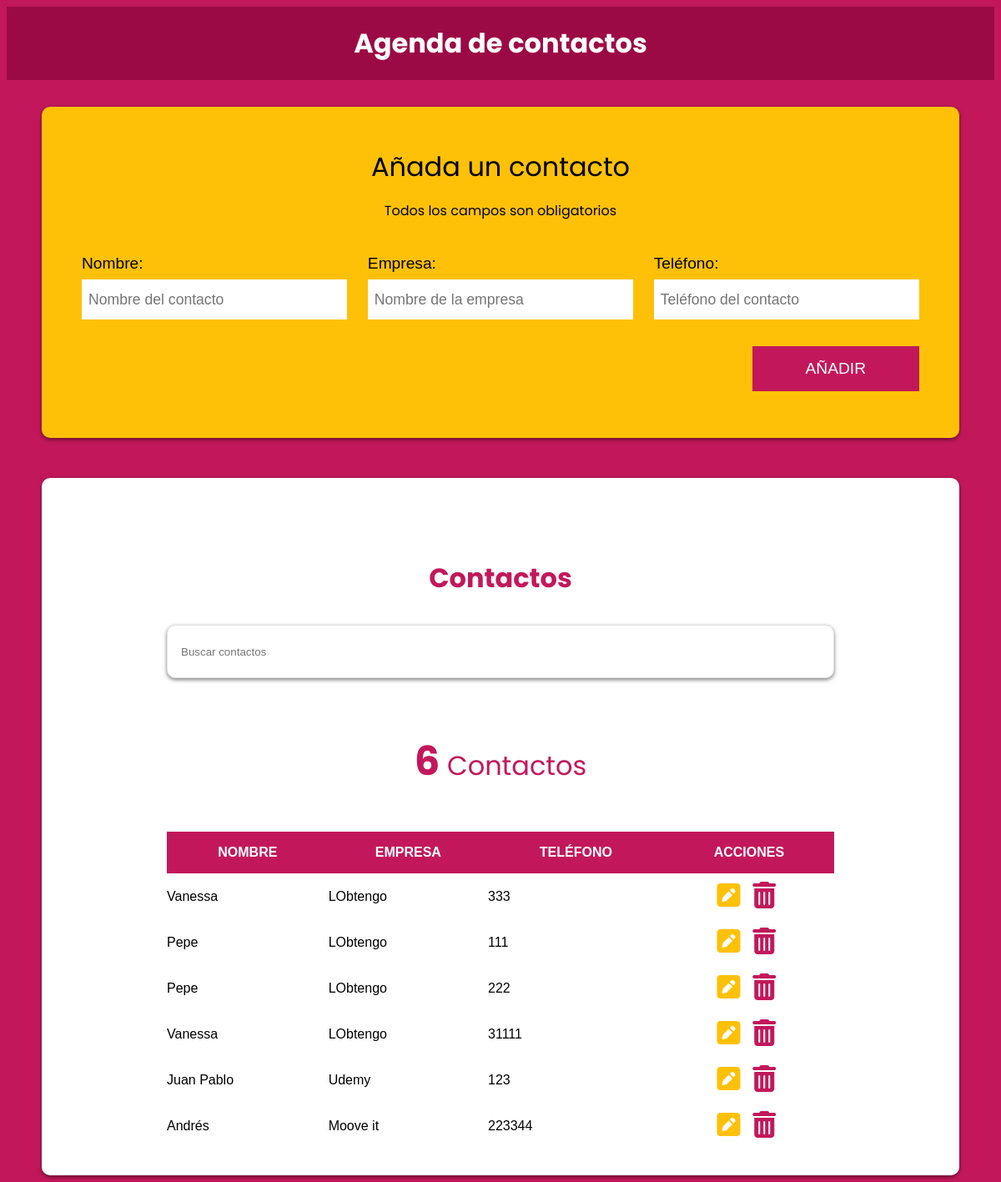
/agendaphp/index.php, run on the app's committed database.
### tables this page shows
CREATE TABLE `contactos` (
  `id` int(11) NOT NULL,
  `nombre` varchar(60) NOT NULL,
  `empresa` varchar(50) NOT NULL,
  `telefono` varchar(15) NOT NULL
);

### agendaphp/inc/funciones/funciones.php (called while the page is built, shortened)
<?php
    function obtenerContactos() {
        include 'bd.php';
        try {
            return $conn->query("SELECT id, nombre, empresa, telefono FROM contactos");
        } catch (Exception $e) {
            echo "¡Error!" . $e->getMessage() . "<br>";
            return false;
        }
    }
?>

### agendaphp/index.php (the view)
<?php
    include 'inc/funciones/funciones.php';
    include 'inc/layout/header.php';
?>
<div class="contenedor-barra">
    <h1>Agenda de contactos</h1>
</div>
<div class="bg-amarillo contenedor sombra">
    <form action="#" id="contacto">
        <legend>Añada un contacto <span>Todos los campos son obligatorios</span></legend>
        <?php include 'inc/layout/formulario.php'; ?>
    </form>
</div>
<div class="bg-blanco contenedor sombra contactos">
    <div class="contenedor-contactos">
        <h2>Contactos</h2>
        <input type="text" id="buscar" class="buscador sombra" placeholder="Buscar contactos">
        <p class="total-contactos"><span></span> Contactos</p>
        <div class="contenedor-tabla">
            <table id="listado-contactos" class="listado-contactos">
                <thead>
                    <tr>
                        <th>Nombre</th>
                        <th>Empresa</th>
                        <th>Teléfono</th>
                        <th>Acciones</th>
                    </tr>
                </thead>
                <tbody>
                <?php
                    $contactos = obtenerContactos();
                    if($contactos->num_rows) {
                        foreach($contactos as $contacto) { ?>
                            <tr>
                                <td><?php echo $contacto['nombre']; ?></td>
                                <td><?php echo $contacto['empresa']; ?></td>
                                <td><?php echo $contacto['telefono']; ?></td>
                                <td>
                                    <a class="btn-editar btn" href="editar.php?id=<?php echo $contacto['id']; ?>">
                                        <i class="fas fa-pen-square"></i>
                                    </a>
                                    <button data-id="<?php echo $contacto['id']; ?>" type="button" class="btn-borrar btn">
                                        <i class="fas fa-trash-alt"></i>
                                    </button>
                                </td>
                            </tr>
                        <?php } ?>
                    <?php } ?>
                </tbody>
            </table>
        </div>
    </div>
</div>
<?php include 'inc/layout/footer.php'; ?>

### agendaphp/inc/layout/header.php (shortened to what this page needs)
<!DOCTYPE html>
<html lang="en">
<head>
    <link rel="stylesheet" href="https://necolas.github.io/normalize.css/8.0.0/normalize.css">
    <link rel="stylesheet" href="https://use.fontawesome.com/releases/v5.4.1/css/all.css">
    <link rel="stylesheet" href="css/style.css">
</head>
<body>

### agendaphp/inc/layout/formulario.php (shortened to what this page needs)
<div class="campos">
    <div class="campo">
        <label for="nombre">Nombre:</label>
        <input
            type="text"
            placeholder="Nombre del contacto"
            id="nombre"
            value="<?php echo ($contacto['nombre']) ? $contacto['nombre'] : ''; ?>"
        >
    </div>
    <div class="campo">
        <label for="empresa">Empresa:</label>
        <input
            type="text"
            placeholder="Nombre de la empresa"
            id="empresa"
            value="<?php echo ($contacto['empresa']) ? $contacto['empresa'] : ''; ?>"
        >
    </div>
    <div class="campo">
        <label for="telefono">Teléfono:</label>
        <input
            type="tel"
            placeholder="Teléfono del contacto"
            id="telefono"
            value="<?php echo ($contacto['telefono']) ? $contacto['telefono'] : ''; ?>"
        >
    </div>
</div>
<div class="campo enviar">
    <?php
        $textoBtn = ($contacto['telefono']) ? 'Guardar' : 'Añadir';
    ?>
    <input type="submit" value="<?php echo $textoBtn; ?>">
</div>

### agendaphp/inc/layout/footer.php (shortened to what this page needs)
</body>
</html>

### agendaphp/css/style.css (style rules this page uses)
:root { --primario: #c2185b; --secundario: #ffc107; --primarioOscuro: rgb(156, 10, 69); --fuentePrimaria: 'Arial', Helvetica, sans-serif; --fuenteSecundaria: 'Poppins', sans-serif; }
html { box-sizing: border-box; }
*, *:before, *:after { box-sizing: inherit; }
body { background-color: var(--primario); font-family: var(--fuentePrimaria); }
.contenedor { max-width: 1100px; margin: 0 auto; }
.bg-amarillo { background-color: var(--secundario); }
.bg-blanco { background-color: white; }
.btn { font-size: 2rem; text-decoration: none; }
.btn-editar { color: var(--secundario); }
.btn-borrar { color: var(--primario); }
.sombra { -webkit-box-shadow: 0px 2px 5px 0px rgba(0, 0, 0, 0.5); -moz-box-shadow: 0px 2px 5px 0px rgba(0, 0, 0, 0.5); box-shadow: 0px 2px 5px 0px rgba(0, 0, 0, 0.5); border-radius: 10px; }
h1, h2 { font-family: var(--fuenteSecundaria); text-align: center; margin: 0; }
h1 { padding: 20px; color: white; }
h2 { font-size: 2rem; color: var(--primario); }
.contenedor-barra { background-color: var(--primarioOscuro); }
form { padding: 3rem; margin-top: 2rem; }
form legend { font-family: var(--fuenteSecundaria); font-size: 2rem; text-align: center; display: inline-block; }
legend span { font-size: 1rem; margin-top: 1rem; clear: both; display: block; margin-bottom: 2rem; }
.campo { padding: .5rem 0; }
@media (min-width: 768px) { .campos { display: flex; justify-content: space-between; } }
@media (min-width: 768px) { .campo { flex: 0 0 calc(33.3% - 1rem); } }
.campo label { font-size: 1.2rem; }
.campo input[type="text"], .campo input[type="tel"] { width: 100%; border: none; padding: .5rem; height: 3rem; margin-top: .5rem; font-size: 1.1rem; }
.enviar { display: flex; justify-content: flex-end; }
.campo input[type="submit"] { background-color: var(--primario); color: white; border: none; padding: 1rem 4rem; margin-top: 1rem; text-transform: uppercase; font-size: 1.2rem; cursor: pointer; transition: background-color .3s ease-in-out; flex: 1; }
@media (min-width: 768px) { .campo input[type="submit"] { flex: 0 0 auto; } }
.contactos { padding: 2rem; margin-top: 3rem; }
.contenedor-contactos { max-width: 800px; margin: 4rem auto 0 auto; }
.buscador { width: 100%; height: 4rem; padding: 1rem; border: 1px solid #e1e1e1; margin: 2rem 0; }
.total-contactos { font-family: var(--fuenteSecundaria); margin: 2rem 0; text-align: center; color: var(--primario); font-size: 2rem; }
.total-contactos span { font-size: 3rem; font-weight: 700; }
.contenedor-tabla { overflow: scroll; }
.listado-contactos { width: 100%; margin-top: 1rem; border-collapse: collapse; }
.listado-contactos thead { background-color: var(--primario); color: white; }
.listado-contactos thead th { padding: 1rem 0; text-transform: uppercase; }
.listado-contactos tbody td { padding: .5rem 0; }
.listado-contactos tbody td:nth-child(4) { text-align: center; }
.listado-contactos button { background-color: transparent!important; border: none; cursor: pointer; }

### data on the page
contactos: nombre "Vanessa", empresa "LObtengo", telefono "333"
contactos: nombre "Pepe", empresa "LObtengo", telefono "111"
contactos: nombre "Pepe", empresa "LObtengo", telefono "222"
contactos: nombre "Vanessa", empresa "LObtengo", telefono "31111"
contactos: nombre "Juan Pablo", empresa "Udemy", telefono "123"
contactos: nombre "Andrés", empresa "Moove it", telefono "223344"
